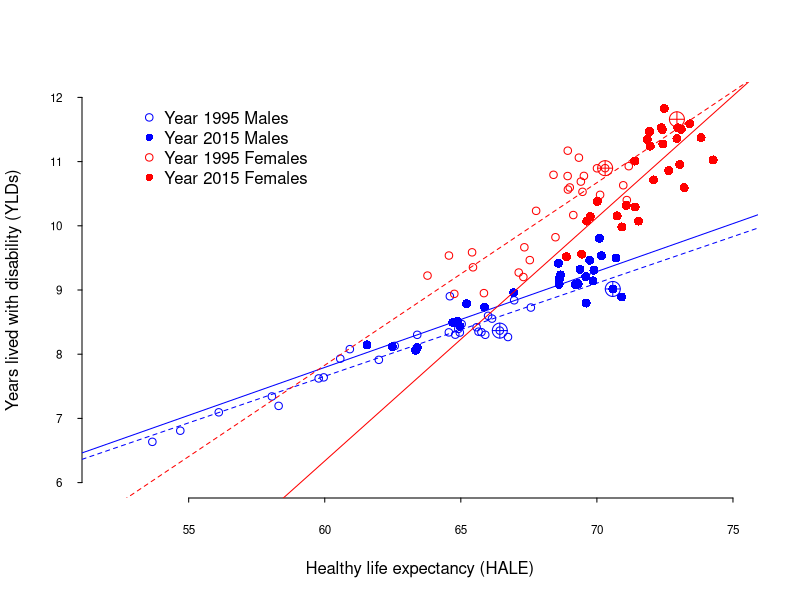

Reproduce this figure in R.
# Expansion of morbidity
#Years lived with disability (YLDs)
# Years of life lived with any short-term or long-term health loss.

# Healthy life expectancy, or health-adjusted life expectancy (HALE)
#The number of years that a person at a given age can expect to live in good health, 
# taking into account mortality and disability.

# Raw Data
setwd("~/Desktop/YLD_EU28_1995-2015/R Preliminary")
HALE.raw.data <- read.csv("./IHME-GBD_2015_DATA-7c514cb9-1/IHME-GBD_2015_DATA-7c514cb9-1.csv")
LE.raw.data <- read.csv("./IHME-GBD_2015_DATA-b8689aa2-1/IHME-GBD_2015_DATA-b8689aa2-1.csv")

head(LE.raw.data)
head(HALE.raw.data)

# Tidy Data
library(data.table)

attach(LE.raw.data)
attach(HALE.raw.data)

DT.LE <- data.table(LE.raw.data)
DT.HALE <- data.table(HALE.raw.data)

tables()

######################################################

# Tidy Data 

data.LE.1995.male <- DT.LE[DT.LE$year == "1995" & DT.LE$sex == "Male", ]
data.HALE.1995.male <- DT.HALE[DT.HALE$year == "1995" & DT.HALE$sex == "Male", ]
data.YLD.1995.male <- data.LE.1995.male$val - data.HALE.1995.male$val

data.LE.1995.male.italy <- DT.LE[DT.LE$year == "1995" & DT.LE$sex == "Male" & DT.LE$location == "Italy", ]
data.HALE.1995.male.italy <- DT.HALE[DT.HALE$year == "1995" & DT.HALE$sex == "Male" & DT.LE$location == "Italy", ]
data.YLD.1995.male.italy <- data.LE.1995.male.italy$val - data.HALE.1995.male.italy$val

data.LE.2015.male <- DT.LE[DT.LE$year == "2015" & DT.LE$sex == "Male", ]
data.HALE.2015.male <- DT.HALE[DT.HALE$year == "2015" & DT.HALE$sex == "Male", ]
data.YLD.2015.male <- data.LE.2015.male$val - data.HALE.2015.male$val

data.LE.2015.male.italy <- DT.LE[DT.LE$year == "2015" & DT.LE$sex == "Male" & DT.LE$location == "Italy", ]
data.HALE.2015.male.italy <- DT.HALE[DT.HALE$year == "2015" & DT.HALE$sex == "Male" & DT.LE$location == "Italy", ]
data.YLD.2015.male.italy <- data.LE.2015.male.italy$val - data.HALE.2015.male.italy$val


data.LE.1995.female <- DT.LE[DT.LE$year == "1995" & DT.LE$sex == "Female", ]
data.HALE.1995.female <- DT.HALE[DT.HALE$year == "1995" & DT.HALE$sex == "Female", ]
data.YLD.1995.female <- data.LE.1995.female$val - data.HALE.1995.female$val

data.LE.1995.female.italy <- DT.LE[DT.LE$year == "1995" & DT.LE$sex == "Female" & DT.LE$location == "Italy", ]
data.HALE.1995.female.italy <- DT.HALE[DT.HALE$year == "1995" & DT.HALE$sex == "Female" & DT.LE$location == "Italy", ]
data.YLD.1995.female.italy <- data.LE.1995.female.italy$val - data.HALE.1995.female.italy$val

data.LE.2015.female <- DT.LE[DT.LE$year == "2015" & DT.LE$sex == "Female", ]
data.HALE.2015.female <- DT.HALE[DT.HALE$year == "2015" & DT.HALE$sex == "Female", ]
data.YLD.2015.female <- data.LE.2015.female$val - data.HALE.2015.female$val

data.LE.2015.female.italy <- DT.LE[DT.LE$year == "2015" & DT.LE$sex == "Female" & DT.LE$location == "Italy", ]
data.HALE.2015.female.italy <- DT.HALE[DT.HALE$year == "2015" & DT.HALE$sex == "Female" & DT.LE$location == "Italy", ]
data.YLD.2015.female.italy <- data.LE.2015.female.italy$val - data.HALE.2015.female.italy$val



# Preliminary Point Estimates

min.HALE.1995.male <- round(min(data.HALE.1995.male$val), 1)
max.HALE.1995.male <- round(max(data.HALE.1995.male$val), 1)
median.HALE.1995.male <- round(median(data.HALE.1995.male$val),1)
mad.HALE.1995.male <- round(mad(data.HALE.1995.male$val), 1)

min.YLD.1995.male <- round(min(data.YLD.1995.male), 1)
max.YLD.1995.male <- round(max(data.YLD.1995.male), 1)
median.YLD.1995.male <- round(median(data.YLD.1995.male),1)
mad.YLD.1995.male <- round(mad(data.YLD.1995.male), 1)

min.HALE.2015.male <- round(min(data.HALE.2015.male$val), 1)
max.HALE.2015.male <- round(max(data.HALE.2015.male$val), 1)
median.HALE.2015.male <- round(median(data.HALE.2015.male$val),1)
mad.HALE.2015.male <- round(mad(data.HALE.2015.male$val), 1)

min.YLD.2015.male <- round(min(data.YLD.2015.male), 1)
max.YLD.2015.male <- round(max(data.YLD.2015.male), 1)
median.YLD.2015.male <- round(median(data.YLD.2015.male),1)
mad.YLD.2015.male <- round(mad(data.YLD.2015.male), 1)


min.HALE.1995.female <- round(min(data.HALE.1995.female$val), 1)
max.HALE.1995.female <- round(max(data.HALE.1995.female$val), 1)
median.HALE.1995.female <- round(median(data.HALE.1995.female$val),1)
mad.HALE.1995.female <- round(mad(data.HALE.1995.female$val), 1)

min.YLD.1995.female <- round(min(data.YLD.1995.female), 1)
max.YLD.1995.female <- round(max(data.YLD.1995.female), 1)
median.YLD.1995.female <- round(median(data.YLD.1995.female),1)
mad.YLD.1995.female <- round(mad(data.YLD.1995.female), 1)

min.HALE.2015.female <- round(min(data.HALE.2015.female$val), 1)
max.HALE.2015.female <- round(max(data.HALE.2015.female$val), 1)
median.HALE.2015.female <- round(median(data.HALE.2015.female$val),1)
mad.HALE.2015.female <- round(mad(data.HALE.2015.female$val), 1)

min.YLD.2015.female <- round(min(data.YLD.2015.female), 1)
max.YLD.2015.female <- round(max(data.YLD.2015.female), 1)
median.YLD.2015.female <- round(median(data.YLD.2015.female),1)
mad.YLD.2015.female <- round(mad(data.YLD.2015.female), 1)


#################################################

# Expansion of Morbidity

plot(data.HALE.1995.male$val, 
     data.YLD.1995.male, 
     col="blue",
     cex=1,
     pch=1,
     xlim = c(52,75), 
     ylim=c(6, 12), 
     axes=F,
     xlab="Healthy life expectancy (HALE)",
     ylab="Years lived with disability (YLDs)")

points(data.HALE.2015.male$val, 
       data.YLD.2015.male, 
       col="blue",
       cex=1.2,
       pch=16)


points(data.HALE.1995.female$val, 
       data.YLD.1995.female, 
       col="red",
       cex=1,
       pch=1)

points(data.HALE.2015.female$val, 
       data.YLD.2015.female, 
       col="red",
       cex=1.2,
       pch=16)


axis(1, col.axis="black", las=1, cex.axis=0.7, tck=-.01)
axis(2, col.axis="black", las=2, cex.axis=0.7, tck=-.01)

legend(53, 12,  
       c("Year 1995 Males","Year 2015 Males", "Year 1995 Females","Year 2015 Females"),
       pch=c(1,16,1,16),
       cex=c(1,1,1,1),
       col=c("blue", "blue", "red", "red"),
       bty = "n")


# Accelerating expansion of morbidity

abline(lm(data.YLD.1995.male ~ data.HALE.1995.male$val), col="blue", lty=2)
abline(lm(data.YLD.2015.male ~ data.HALE.2015.male$val), col="blue", lty=1)

summary(lm(data.YLD.1995.male ~ data.HALE.1995.male$val))
confint(lm(data.YLD.1995.male ~ data.HALE.1995.male$val))

summary(lm(data.YLD.2015.male ~ data.HALE.2015.male$val))
confint(lm(data.YLD.2015.male ~ data.HALE.2015.male$val))









# Healthy life expectancy and disability gap

(gap.HALE.1995.male <- round(max.HALE.1995.male - min.HALE.1995.male, 1))
(gap.HALE.2015.male <- round(max.HALE.2015.male - min.HALE.2015.male, 1))
gap.HALE.2015.male - gap.HALE.1995.male
((gap.HALE.2015.male - gap.HALE.1995.male) / gap.HALE.1995.male) * 100

(gap.YLD.1995.male <- round(max.YLD.1995.male - min.YLD.1995.male, 1))
(gap.YLD.2015.male <- round(max.YLD.2015.male - min.YLD.2015.male, 1))
((gap.YLD.2015.male - gap.YLD.1995.male) / gap.YLD.1995.male) * 100
gap.YLD.2015.male - gap.YLD.1995.male








# Accelerating expansion of morbidity

abline(lm(data.YLD.1995.female ~ data.HALE.1995.female$val), col="red", lty=2)
abline(lm(data.YLD.2015.female ~ data.HALE.2015.female$val), col="red", lty=1)

summary(lm(data.YLD.1995.female ~ data.HALE.1995.female$val))
confint(lm(data.YLD.1995.female ~ data.HALE.1995.female$val))

summary(lm(data.YLD.2015.female ~ data.HALE.2015.female$val))
confint(lm(data.YLD.2015.female ~ data.HALE.2015.female$val))


# Healthy life expectancy and disability gap

(gap.HALE.1995.female <- round(max.HALE.1995.female - min.HALE.1995.female, 1))
(gap.HALE.2015.female <- round(max.HALE.2015.female - min.HALE.2015.female, 1))
gap.HALE.2015.female - gap.HALE.1995.female
((gap.HALE.2015.female - gap.HALE.1995.female) / gap.HALE.1995.female) * 100

(gap.YLD.1995.female <- round(max.YLD.1995.female - min.YLD.1995.female, 1))
(gap.YLD.2015.female <- round(max.YLD.2015.female - min.YLD.2015.female, 1))
((gap.YLD.2015.female - gap.YLD.1995.female) / gap.YLD.1995.female) * 100
gap.YLD.2015.female - gap.YLD.1995.female

points(data.HALE.1995.male.italy$val, 
       data.YLD.1995.male.italy, 
       col="blue",
       cex=2,
       pch=10)

points(data.HALE.2015.male.italy$val, 
       data.YLD.2015.male.italy, 
       col="blue",
       cex=2,
       pch=10)

points(data.HALE.1995.female.italy$val, 
       data.YLD.1995.female.italy, 
       col="red",
       cex=2,
       pch=10)

points(data.HALE.2015.female.italy$val, 
       data.YLD.2015.female.italy, 
       col="red",
       cex=2,
       pch=10)
